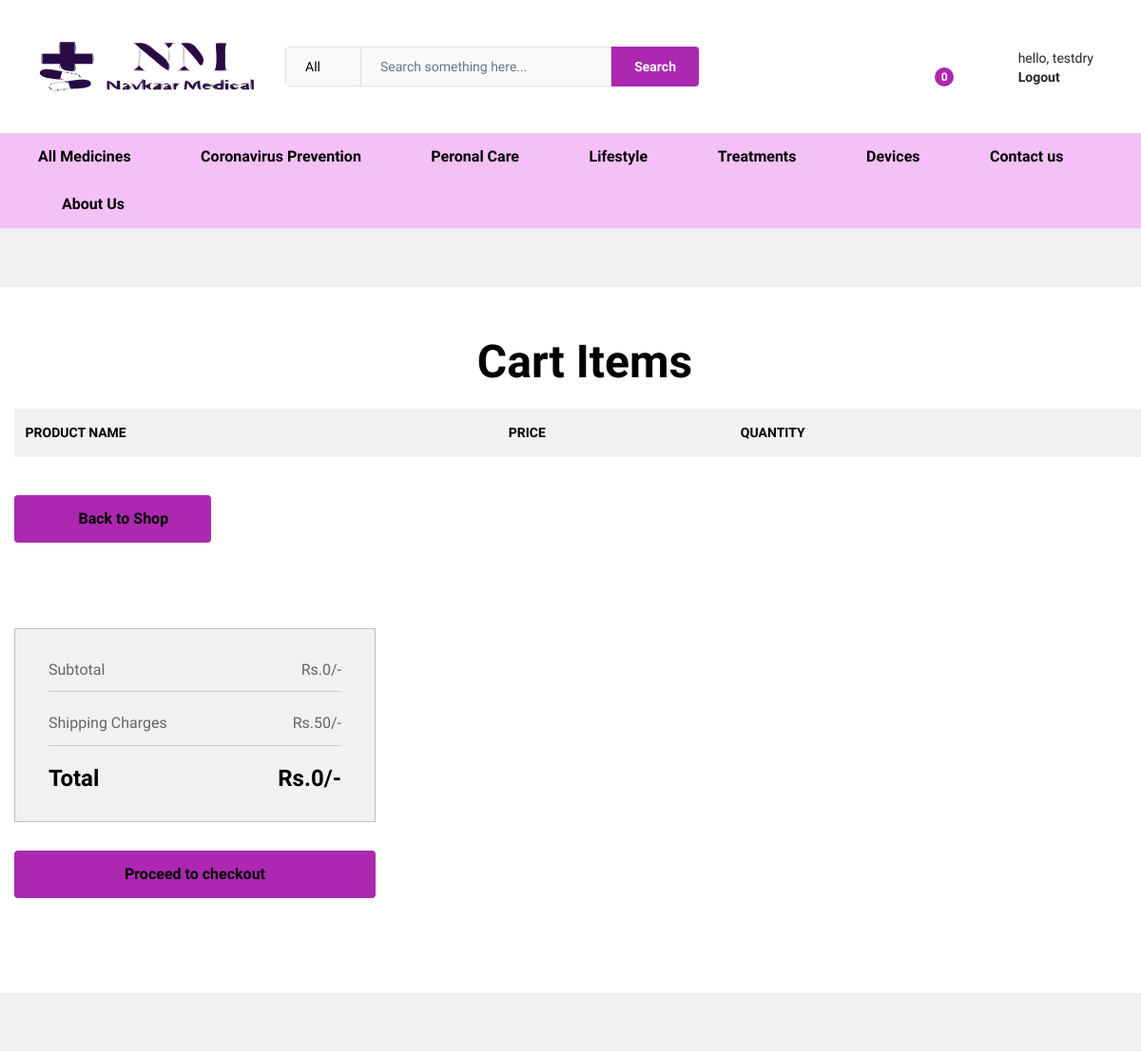
/cart (signed in, upper part), run on an earlier commit of the app's database.
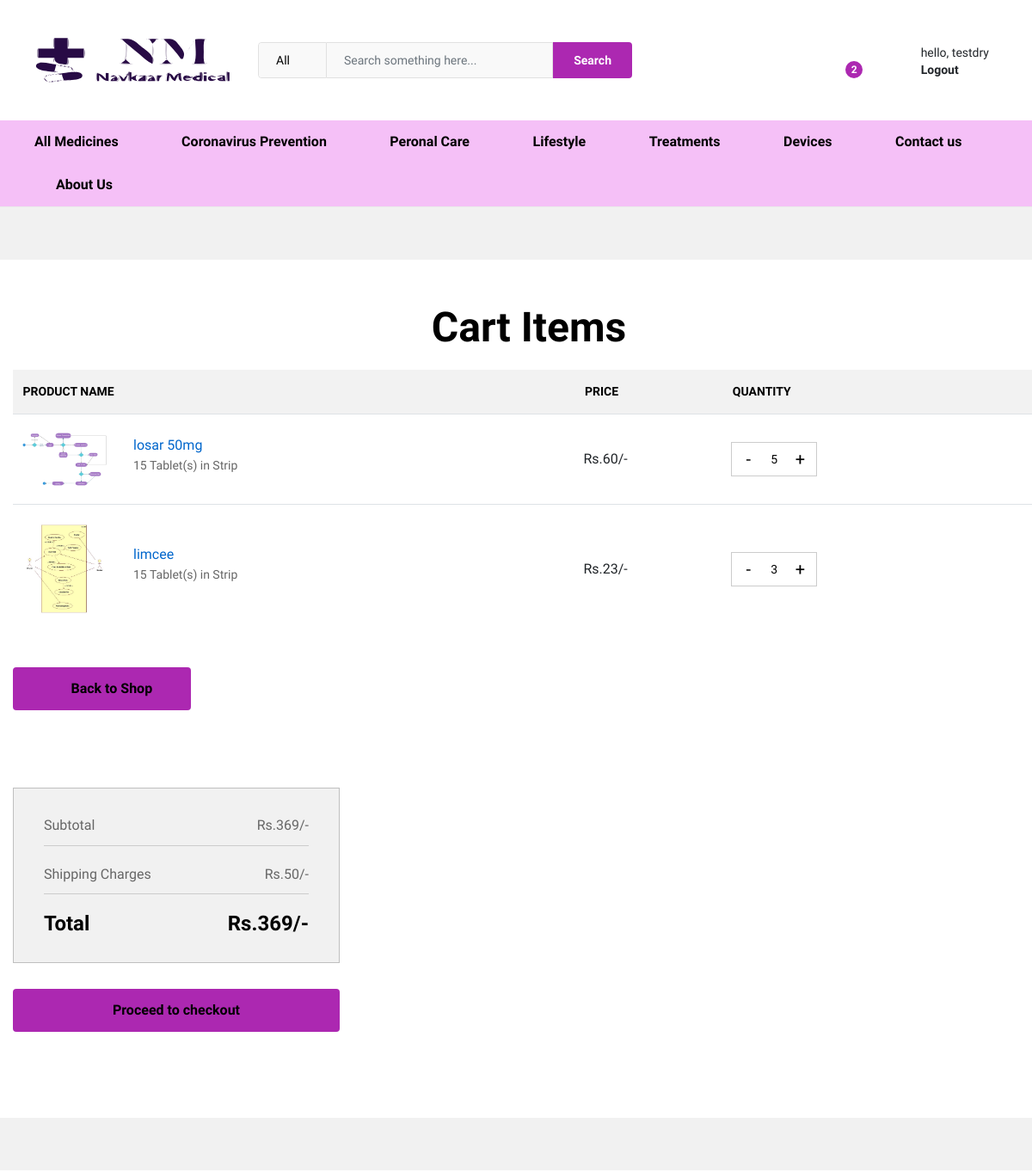
And on a later commit of the database.
### main/models.py (models this page shows, shortened)
class cart(models.Model):
    cus_id=models.ForeignKey(User,on_delete=models.CASCADE)
    product_id=models.ForeignKey(product, on_delete=models.CASCADE)
    quantity = models.IntegerField()
    def __str__(self):
        return self.cus_id.first_name

class product(models.Model):
    medicinename=models.CharField(max_length=40)
    productdescription=models.TextField(default="NULL",null=True)
    keyingr=models.TextField(default="NULL",null=True)
    cat_id=models.ForeignKey(product_category, on_delete=models.CASCADE)
    prescriptiontype = (('T','True'),('F','False'))
    productpic = models.ImageField(null=True,blank=True ,upload_to = 'products')
    prescriptionreq = models.TextField(max_length=50, choices = prescriptiontype ,blank=True)
    mrp=models.IntegerField()
    medquantity=models.IntegerField()
    meduses=models.TextField(max_length=80, null=True, default="NULL")
    safetyinfo=models.TextField(default="NULL",null=True)
    brand=models.CharField(max_length=100,null=True ,default="NULL")
    manufracturer=models.CharField(max_length=100 ,default="NULL", null=True)

### main/views.py (the view)
# urls.py: path("cart",views.cart1, name = 'cart'),
def cart1(request):
    user = request.user
    if user.is_authenticated:
        try:
            c = cart.objects.filter(cus_id = request.user)
        except:
            print("cart query not matched")
            c = None
        print(c)
        amount = 0
        cart_product = [p for p in cart.objects.all() if p.cus_id == request.user]
        for p in cart_product:
            tempamount = (p.quantity*p.product_id.mrp)
            amount+=tempamount
        totalpurchased = len(cart_product)
        data = {
            'totalpurchased':totalpurchased,
            'amount':amount
        }
        data['cart'] = c
        print(data['cart'])
        return render(request,'main/cart.html',data)
    else:
        return redirect('login')

### main/templates/main/cart.html (shortened to what this page needs)
{% extends "main/test.html" %}
{% load static %}
{% block mainblock %}
<div class="ps-breadcrumb">
    <div class="container">
    </div>
</div>
    <div class="ps-section--shopping ps-shopping-cart">
        <div class="container">
            <div class="ps-section__header">
                <h1>Cart Items</h1>
            </div>
            <div class="ps-section__content">
                <div class="table-responsive">
                    <table class="table ps-table--shopping-cart ps-table--responsive">
                        <thead>
                            <tr>
                                <th>Product name</th>
                                <th>PRICE</th>
                                <th>QUANTITY</th>
                                <th></th>
                            </tr>
                        </thead>
                        <tbody>
                            {% for i in cart %}
                            <tr>
                                <td data-label="Product">
                                    <div class="ps-product--cart">
                                        <div class="ps-product__thumbnail"><a href="{% url 'product_details' i.product_id.id %}"><img src="{{ i.product_id.productpic.url }}" alt=""></a></div>
                                        <div class="ps-product__content"><a href="{% url 'product_details' i.product_id.id %}">{{ i.product_id.medicinename }}</a>
                                            <p><strong>15 Tablet(s) in Strip</strong></p>
                                        </div>
                                    </div>
                                </td>
                                <td class="price" data-label="Price">Rs.{{ i.product_id.mrp }}/-</td>
                                <td data-label="Quantity">
                                    <div class="form-group--number">
                                        <button class="up" pid = {{i.product_id.id}}>+</button>
                                        <button class="down" pid = {{i.product_id.id}}>-</button>
                                        <input class="form-control" type="text" placeholder="{{ i.quantity }}" value="{{ i.quantity }}" id = "{{ i.product_id.id }}" name = "hellow">
                                    </div>
                                </td>
                                <td data-label="Actions"><a href="#" class="remove-cart" pid = {{i.product_id.id}}><i class="icon-cross"></i></a></td>
                            </tr>
                            {% endfor %}
                        </tbody>
                    </table>
                </div>
                <div class="ps-section__cart-actions"><a class="ps-btn" href="{% url 'home' %}"><i class="icon-arrow-left"></i> Back to Shop</a></div>
            </div>
            <div class="ps-section__footer">
                <div class="row">
                    <div class="col-xl-4 col-lg-4 col-md-12 col-sm-12 col-12 ">
                        <div class="ps-block--shopping-total">
                            <div class="ps-block__header">
                                <p>Subtotal <span id = "totalpurchased2"> Rs.{{ amount }}/-</span></p>
                            </div>
                            <div class="ps-block__header">
                                <p>Shipping Charges <span id = "totalpurchased2"> Rs.50/-</span></p>
                            </div>
                            <div class="ps-block__content">
                                <h3>Total <span id = "totalpurchased3">Rs.{{ amount }}/-</span></h3>
                            </div>
                        </div><a class="ps-btn ps-btn--fullwidth" href="{% url 'checkout' %}">Proceed to checkout</a>
                    </div>
                </div>
            </div>
        </div>
    </div>
<div class="ps-breadcrumb">
    <div class="container">
    </div>
</div>
{% endblock mainblock %}

### main/templates/main/test.html (shortened to what this page needs)
{% load static %}
<!DOCTYPE html>
<html lang="en">
<head>
    <link rel="stylesheet" href="{% static 'plugins/font-awesome/css/font-awesome.min.css' %}">
    <link rel="stylesheet" href="{% static 'fonts/Linearicons/Linearicons/Font/demo-files/demo.css' %}">
    <link rel="stylesheet" href="{% static 'plugins/bootstrap/css/bootstrap.min.css' %}">
    <link rel="stylesheet" href="{% static 'plugins/owl-carousel/assets/owl.carousel.min.css' %}">
    <link rel="stylesheet" href="{% static 'plugins/owl-carousel/assets/owl.theme.default.min.css' %}">
    <link rel="stylesheet" href="{% static 'plugins/slick/slick/slick.css' %}">
    <link rel="stylesheet" href="{% static 'plugins/nouislider/nouislider.min.css' %}">
    <link rel="stylesheet" href="{% static 'plugins/lightGallery-master/dist/css/lightgallery.min.css' %}">
    <link rel="stylesheet" href="{% static 'plugins/jquery-bar-rating/dist/themes/fontawesome-stars.css' %}">
    <link rel="stylesheet" href="{% static 'plugins/select2/dist/css/select2.min.css' %}">
    <link rel="stylesheet" href="{% static 'css/style.css' %}">
    <link rel="stylesheet" href="{% static 'css/medicine.css' %}">
</head>
<body>
<header class="header header--standard header--medicine" data-sticky="true">
    <div class="header__content">
        <div class="ps-container">
            <div class="header__content-left"><a class="ps-logo" href="{% url 'home' %}"><img src="{% static 'img/LOGO_3.svg' %}" alt="" width="800px" height="100px"></a>
            </div>
            <div class="header__content-center">
                <form class="ps-form--quick-search" method="get">
                    <div class="form-group--icon">
                        <select class="form-control">
                            <option value="1">All</option>
                        </select>
                    </div>
                    <input class="form-control" type="text" placeholder="Search something here...">
                    <button>Search</button>
                </form>
            </div>
            <div class="header__content-right">
                <div class="header__actions">
                    <div class="ps-cart--mini"><a class="header__extra" href="#"><i class="icon-bag2"></i><span id = "totalpurchased1"><i>{{totalpurchased}}</i></span></a>
                    </div>
                    <div class="ps-block--user-header">
                        <div class="ps-block__left"><div class="ps-block__left"><a href="{% url 'user_information' %}"><i class="icon-user"></i></a></div></div>
                        {% if user.is_authenticated %}
                        <div class="ps-block__right">
                            hello, {{ user.first_name }}
                            <a href="{% url 'logout' %}">
                                Logout
                            </a>
                        </div>
                        {% else %}
                        <div class="ps-block__right"><a href="{% url 'logReg' %}">Login</a><a href="{% url 'logReg' %}">Register</a></div>
                        {% endif %}
                    </div>
                </div>
            </div>
        </div>
    </div>
    <nav class="navigation">
        <div class="ps-container" >
            <ul class="menu menu--medicine">
                <li><a href="{% url 'categories' %}">All Medicines</a>
                </li>
                <li><a href="homepage-medicine.html">Coronavirus Prevention</a><span class="sub-toggle"></span>
                </li>
                <li><a href="homepage-medicine.html">Peronal Care</a>
                </li>
                <li><a href="homepage-medicine.html">Lifestyle</a>
                </li>
                <li><a href="homepage-medicine.html">Treatments</a>
                </li>
                <li><a href="homepage-medicine.html">Devices</a>
                </li>
                <li><a href="{% url 'contactUs' %}">Contact us</a>
                </li>
                <li><a href="{% url 'aboutus' %}">About Us</a>
                </li>
            </ul>
        </div>
    </nav>
</header>
            {% block mainblock %}
            {% endblock mainblock %}
</body>
</html>

### static/css/medicine.css (style rules this page uses)
.header--medicine .header__extra span { background-color: #ac28b1; }
.header--medicine .header__extra span i { color: #fff; }
.header--medicine .ps-form--quick-search { max-width: 100%; width: 100%; }
.header--medicine .ps-form--quick-search .form-control { background-color: #f9f9f9; }
.header--medicine .ps-form--quick-search button { color: #fff; background-color: #ac28b1; }
.header--medicine .ps-container { display: flex; justify-content: space-between; align-items: center; }
.header--medicine .ps-container > * { flex-basis: 100%; }
.header--medicine .ps-container .header__content-center { max-width: 100%; }
.header--medicine .ps-container .header__content-right { max-width: 500px; }
.header--medicine .navigation { background-color: #f5c0f7; border-bottom: 1px solid #eaeaea; }
.header--medicine .menu--medicine { position: relative; font-weight: 900; }
.header--medicine .menu--medicine a { font-weight: 550; margin-left: 10px; margin-right: 10px; }
@media screen and (max-width: 1365px) { .header--medicine .ps-container .header__content-right { max-width: 500px; } }

What changed in the data, as far as the page shows it:
added cart: product_id.productpic (picture), product_id.medicinename "losar 50mg", product_id.mrp "60", hellow "5"
added cart: product_id.productpic (picture), product_id.medicinename "limcee", product_id.mrp "23", hellow "3"
Also different on the page:
{{ totalpurchased }}: "0" → "2"
{{ amount }}: "0" → "369"
